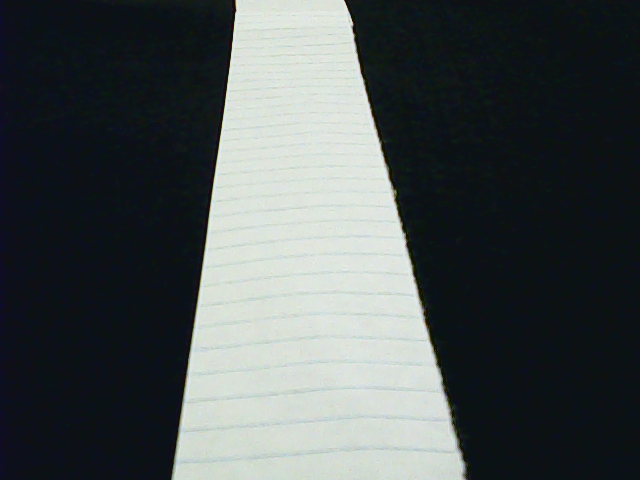
#> input picture scn.png, 640 x 480 px, given in place of the camera
$ python test.py
#> lines starting #> are read from the running program, lines starting #| are printed output that depends on the picture; after the words box and inside, x2 and y2 are one past the last pixel; in counts of white or black regions, pixels touching at a corner belong together
import numpy as np
import cv2

cap = cv2.VideoCapture(0)

while(True):
    # Capture frame-by-frame
    ret, frame = cap.read()
#> frame is the input picture: shape (480, 640, 3); mean B, G, R 83.2, 82.5, 76.3
    # cv2.imshow('Original Frame', frame)

    # Change frames to gray
    gray = cv2.cvtColor(frame, cv2.COLOR_BGR2GRAY)
    # cv2.imshow('Grayscale', gray)

    # Edge detection
    edges = cv2.Canny(gray, 100, 150)
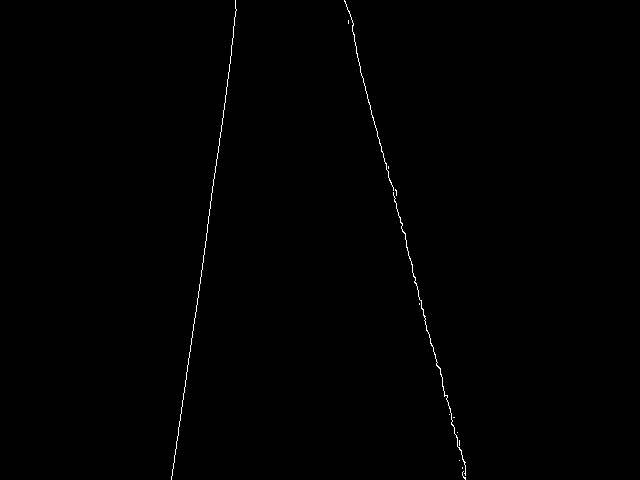
#> edges: shape (480, 640); 0.34% white in thin lines or dots, all inside (x1, y1, x2, y2) = (171, 0, 466, 480)
    # [12 lines of commented-out code are left out]
    lines = cv2.HoughLinesP(edges,rho=1, theta=1*np.pi/360, threshold=1, minLineLength=100, maxLineGap=50)
#> lines = [[356, 53, 405, 233], [171, 479, 231, 52], [394, 201, 464, 464], [368, 102, 405, 234], [412, 272, 462, 459]]
    for x in range(0, len(lines)):
        for x1, y1, x2, y2 in lines[x]:
            cv2.line(gray, (x1, y1), (x2, y2), (0, 255, 0), 2)
#> this loop made 5 passes
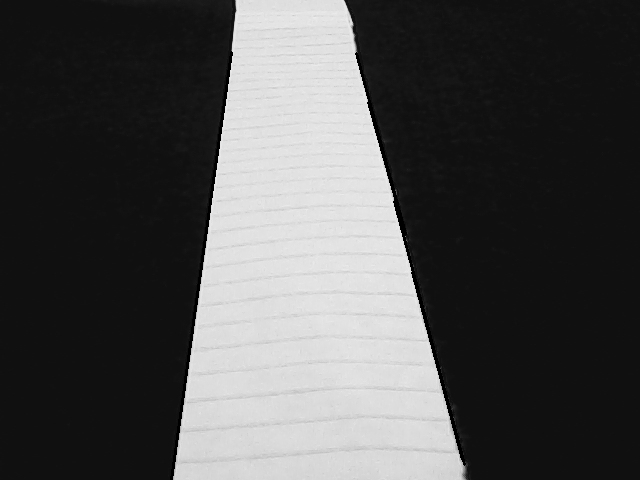
#> gray: shape (480, 640); min 0, max 236, mean 79.7
    cv2.imshow('HoughLines', gray)
    if cv2.waitKey(1) & 0xFF == ord('q'):
#> (key q is pressed here)
        break

# When everything done, release the capture
cap.release()
cv2.destroyAllWindows()

$ run again, on turn1.png
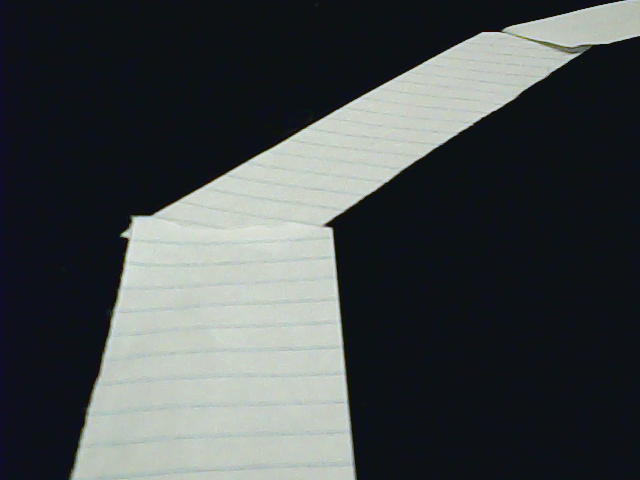
#> input picture turn1.png, 640 x 480 px, given in place of the camera
#> frame is the input picture: shape (480, 640, 3); mean B, G, R 76.3, 75.5, 69.9
#> `edges = cv2.Canny(gray, 100, 150)`:
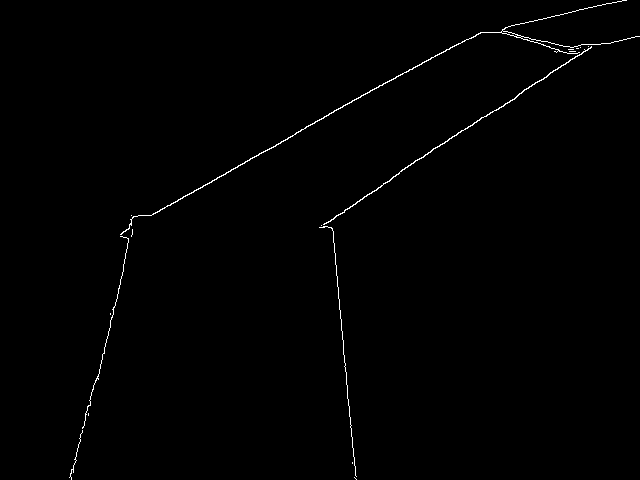
#> edges: shape (480, 640); 0.63% white in thin lines or dots, all inside (x1, y1, x2, y2) = (69, 0, 640, 480)
#> lines = 13 rows, first 6: [478, 33, 591, 47], [250, 158, 454, 45], [331, 219, 356, 479], [306, 126, 409, 69], [489, 114, 590, 44], [110, 326, 134, 216]
#> the loop `for x in range(0, len(lines)):` made 13 passes
#> after the loop `for x in range(0, len(lines)):`:
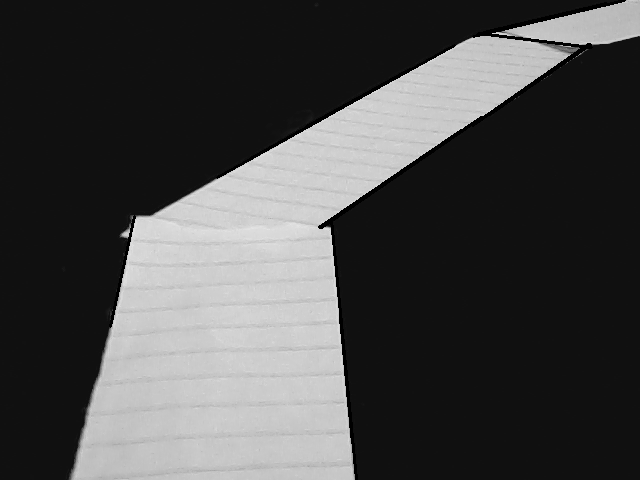
#> gray: shape (480, 640); min 0, max 229, mean 72.2
